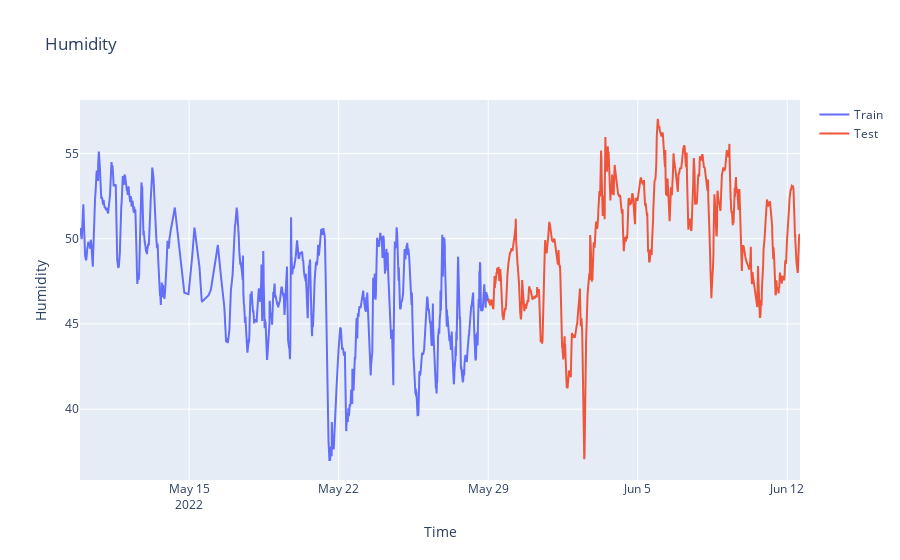

Source (notebook cell):
### Markdown cell above
# Splitting the data

### Code cell
# Split the data into training and testing sets
train = deepcopy(data[:SPLIT_DATE])
test = deepcopy(data[SPLIT_DATE:])

# Plot the data
fig = go.Figure()
fig.add_trace(go.Scatter(x=train.index, y=train[VARIABLE_NAMES[0]], mode='lines', name='Train'))
fig.add_trace(go.Scatter(x=test.index, y=test[VARIABLE_NAMES[0]], mode='lines', name='Test'))
fig.update_layout(title='Humidity', xaxis_title='Time', yaxis_title='Humidity')
fig.show()

### Figure 1 — Plotly figure (JSON) as saved in the notebook; plotly's stock layout.template omitted (floating-point values rounded to 4 significant figures; data arrays with more than 128 entries replaced by an {"elided": "..."} marker saying what was removed)
{"data": [{"mode": "lines", "name": "Train", "type": "scatter", "x": {"elided": "5505 str values"}, "y": {"elided": "5505 float values"}}, {"mode": "lines", "name": "Test", "type": "scatter", "x": {"elided": "4205 str values"}, "y": {"elided": "4205 float values"}}], "layout": {"title": {"text": "Humidity"}, "xaxis": {"title": {"text": "Time"}}, "yaxis": {"title": {"text": "Humidity"}}}}
